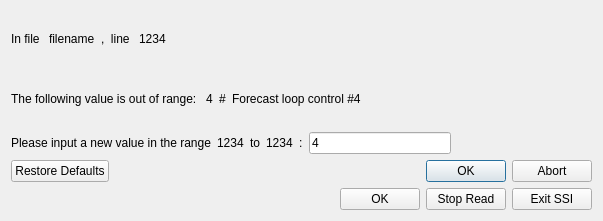
<?xml version="1.0" encoding="UTF-8"?>
<ui version="4.0">
 <class>DialogInputError</class>
 <widget class="QDialog" name="DialogInputError">
  <property name="geometry">
   <rect>
    <x>0</x>
    <y>0</y>
    <width>603</width>
    <height>221</height>
   </rect>
  </property>
  <property name="windowTitle">
   <string>Input Error</string>
  </property>
  <layout class="QVBoxLayout" name="verticalLayout">
   <item>
    <layout class="QHBoxLayout" name="horizontalLayout_location">
     <item>
      <widget class="QLabel" name="label_file">
       <property name="text">
        <string>In file </string>
       </property>
      </widget>
     </item>
     <item>
      <widget class="QLabel" name="label_filename">
       <property name="text">
        <string>filename</string>
       </property>
      </widget>
     </item>
     <item>
      <widget class="QLabel" name="label_line">
       <property name="text">
        <string>,  line </string>
       </property>
      </widget>
     </item>
     <item>
      <widget class="QLabel" name="label_lineno">
       <property name="text">
        <string>1234</string>
       </property>
      </widget>
     </item>
     <item>
      <spacer name="horizontalSpacer_location">
       <property name="orientation">
        <enum>Qt::Horizontal</enum>
       </property>
       <property name="sizeHint" stdset="0">
        <size>
         <width>40</width>
         <height>20</height>
        </size>
       </property>
      </spacer>
     </item>
    </layout>
   </item>
   <item>
    <layout class="QHBoxLayout" name="horizontalLayout_error">
     <item>
      <widget class="QLabel" name="label_error">
       <property name="text">
        <string>The following value is out of range: </string>
       </property>
      </widget>
     </item>
     <item>
      <widget class="QLabel" name="label_errValue">
       <property name="text">
        <string>4</string>
       </property>
      </widget>
     </item>
     <item>
      <widget class="QLabel" name="label_hash">
       <property name="text">
        <string>#</string>
       </property>
      </widget>
     </item>
     <item>
      <widget class="QLabel" name="label_description">
       <property name="text">
        <string>Forecast loop control #4</string>
       </property>
      </widget>
     </item>
     <item>
      <spacer name="horizontalSpacer_error">
       <property name="orientation">
        <enum>Qt::Horizontal</enum>
       </property>
       <property name="sizeHint" stdset="0">
        <size>
         <width>40</width>
         <height>20</height>
        </size>
       </property>
      </spacer>
     </item>
    </layout>
   </item>
   <item>
    <layout class="QHBoxLayout" name="horizontalLayout_newvalue">
     <item>
      <widget class="QLabel" name="label_preface">
       <property name="text">
        <string>Please input a new value in the range</string>
       </property>
      </widget>
     </item>
     <item>
      <widget class="QLabel" name="label_minValue">
       <property name="text">
        <string>1234</string>
       </property>
      </widget>
     </item>
     <item>
      <widget class="QLabel" name="label_to">
       <property name="text">
        <string>to</string>
       </property>
      </widget>
     </item>
     <item>
      <widget class="QLabel" name="label_maxValue">
       <property name="text">
        <string>1234</string>
       </property>
      </widget>
     </item>
     <item>
      <widget class="QLabel" name="label">
       <property name="text">
        <string>:</string>
       </property>
      </widget>
     </item>
     <item>
      <widget class="QLineEdit" name="lineEdit_newValue">
       <property name="text">
        <string>4</string>
       </property>
       <property name="maxLength">
        <number>10</number>
       </property>
      </widget>
     </item>
     <item>
      <spacer name="horizontalSpacer_newvalue">
       <property name="orientation">
        <enum>Qt::Horizontal</enum>
       </property>
       <property name="sizeHint" stdset="0">
        <size>
         <width>40</width>
         <height>20</height>
        </size>
       </property>
      </spacer>
     </item>
    </layout>
   </item>
   <item>
    <widget class="QDialogButtonBox" name="buttonBox">
     <property name="toolTip">
      <string>&lt;html&gt;&lt;head/&gt;&lt;body&gt;&lt;p&gt;Allows you to set a default, accept a value, select a different model, or leave the program.&lt;/p&gt;&lt;/body&gt;&lt;/html&gt;</string>
     </property>
     <property name="orientation">
      <enum>Qt::Horizontal</enum>
     </property>
     <property name="standardButtons">
      <set>QDialogButtonBox::Abort|QDialogButtonBox::Ok|QDialogButtonBox::RestoreDefaults</set>
     </property>
    </widget>
   </item>
   <item>
    <layout class="QHBoxLayout" name="horizontalLayout_buttons">
     <item>
      <spacer name="horizontalSpacer_buttons">
       <property name="orientation">
        <enum>Qt::Horizontal</enum>
       </property>
       <property name="sizeHint" stdset="0">
        <size>
         <width>40</width>
         <height>20</height>
        </size>
       </property>
      </spacer>
     </item>
     <item>
      <widget class="QPushButton" name="pushButton_ok">
       <property name="toolTip">
        <string>Accept the value and continue.</string>
       </property>
       <property name="text">
        <string>OK</string>
       </property>
      </widget>
     </item>
     <item>
      <widget class="QPushButton" name="pushButton_abortFile">
       <property name="toolTip">
        <string>Stop reading data from this file.</string>
       </property>
       <property name="text">
        <string>Stop Read</string>
       </property>
      </widget>
     </item>
     <item>
      <widget class="QPushButton" name="pushButton_abortSSI">
       <property name="toolTip">
        <string>Exit the gui with no further steps.</string>
       </property>
       <property name="text">
        <string>Exit SSI</string>
       </property>
      </widget>
     </item>
    </layout>
   </item>
  </layout>
 </widget>
 <resources/>
 <connections>
  <connection>
   <sender>buttonBox</sender>
   <signal>accepted()</signal>
   <receiver>DialogInputError</receiver>
   <slot>accept()</slot>
   <hints>
    <hint type="sourcelabel">
     <x>248</x>
     <y>254</y>
    </hint>
    <hint type="destinationlabel">
     <x>157</x>
     <y>274</y>
    </hint>
   </hints>
  </connection>
  <connection>
   <sender>buttonBox</sender>
   <signal>rejected()</signal>
   <receiver>DialogInputError</receiver>
   <slot>reject()</slot>
   <hints>
    <hint type="sourcelabel">
     <x>316</x>
     <y>260</y>
    </hint>
    <hint type="destinationlabel">
     <x>286</x>
     <y>274</y>
    </hint>
   </hints>
  </connection>
 </connections>
</ui>
